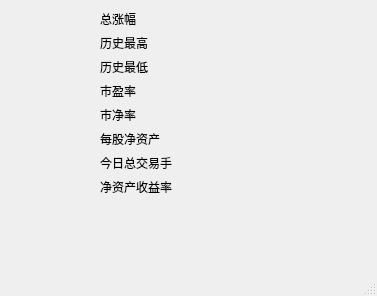
<?xml version="1.0" encoding="UTF-8"?>
<ui version="4.0">
 <class>pbmore</class>
 <widget class="QMainWindow" name="pbmore">
  <property name="geometry">
   <rect>
    <x>0</x>
    <y>0</y>
    <width>377</width>
    <height>296</height>
   </rect>
  </property>
  <property name="windowTitle">
   <string>MainWindow</string>
  </property>
  <widget class="QWidget" name="centralwidget">
   <widget class="QWidget" name="formLayoutWidget">
    <property name="geometry">
     <rect>
      <x>100</x>
      <y>10</y>
      <width>193</width>
      <height>194</height>
     </rect>
    </property>
    <layout class="QFormLayout" name="formLayout">
     <item row="0" column="0">
      <widget class="QLabel" name="label_4">
       <property name="text">
        <string>总涨幅</string>
       </property>
      </widget>
     </item>
     <item row="0" column="1">
      <widget class="QLabel" name="label_3">
       <property name="text">
        <string/>
       </property>
      </widget>
     </item>
     <item row="1" column="0">
      <widget class="QLabel" name="label">
       <property name="text">
        <string>历史最高</string>
       </property>
      </widget>
     </item>
     <item row="1" column="1">
      <widget class="QLabel" name="label_2">
       <property name="text">
        <string/>
       </property>
      </widget>
     </item>
     <item row="2" column="0">
      <widget class="QLabel" name="label_5">
       <property name="text">
        <string>历史最低</string>
       </property>
      </widget>
     </item>
     <item row="2" column="1">
      <widget class="QLabel" name="label_7">
       <property name="text">
        <string/>
       </property>
      </widget>
     </item>
     <item row="3" column="0">
      <widget class="QLabel" name="label_6">
       <property name="text">
        <string>市盈率</string>
       </property>
      </widget>
     </item>
     <item row="3" column="1">
      <widget class="QLabel" name="label_8">
       <property name="text">
        <string/>
       </property>
      </widget>
     </item>
     <item row="4" column="0">
      <widget class="QLabel" name="label_9">
       <property name="text">
        <string>市净率</string>
       </property>
      </widget>
     </item>
     <item row="4" column="1">
      <widget class="QLabel" name="label_10">
       <property name="text">
        <string/>
       </property>
      </widget>
     </item>
     <item row="5" column="0">
      <widget class="QLabel" name="label_11">
       <property name="text">
        <string>每股净资产</string>
       </property>
      </widget>
     </item>
     <item row="5" column="1">
      <widget class="QLabel" name="label_12">
       <property name="text">
        <string/>
       </property>
      </widget>
     </item>
     <item row="6" column="0">
      <widget class="QLabel" name="label_13">
       <property name="text">
        <string>今日总交易手</string>
       </property>
      </widget>
     </item>
     <item row="6" column="1">
      <widget class="QLabel" name="label_14">
       <property name="text">
        <string/>
       </property>
      </widget>
     </item>
     <item row="7" column="0">
      <widget class="QLabel" name="label_15">
       <property name="text">
        <string>净资产收益率</string>
       </property>
      </widget>
     </item>
     <item row="7" column="1">
      <widget class="QLabel" name="label_17">
       <property name="text">
        <string/>
       </property>
      </widget>
     </item>
    </layout>
   </widget>
  </widget>
  <widget class="QMenuBar" name="menubar">
   <property name="geometry">
    <rect>
     <x>0</x>
     <y>0</y>
     <width>377</width>
     <height>29</height>
    </rect>
   </property>
  </widget>
  <widget class="QStatusBar" name="statusbar"/>
 </widget>
 <resources/>
 <connections/>
</ui>
